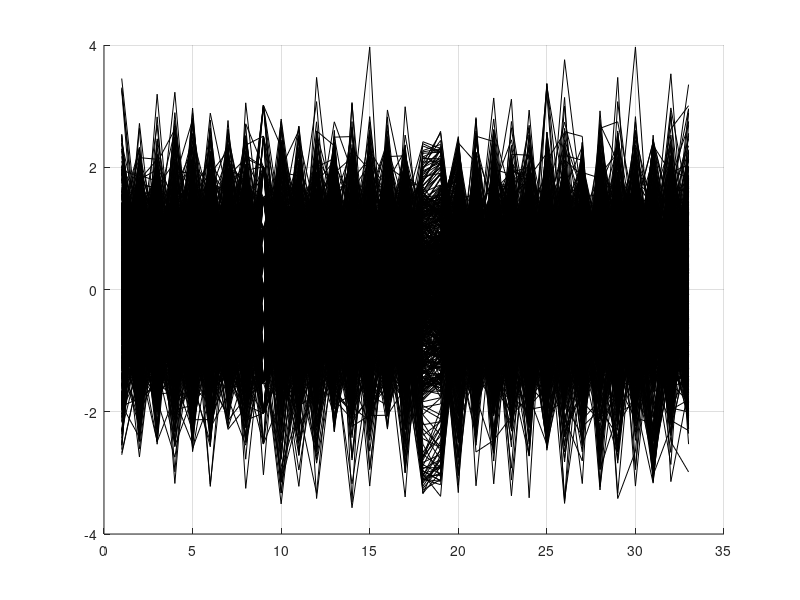

This chart was generated by the following MATLAB code: (Note: this script raises an error after producing the figure.)
clear
clc

%% Phase 1: off-line modeling
% step 1: input data
load d00_te.mat;                                 % sampled data under normal condition
s=[1:22,42:52];                                  % variable index
X0=d00_te(:,s);

% step 2: data normalization
[Xref,Xmean,Xstd]=zscore(X0);           % data normalization
[N,p] = size(Xref);

figure
hold on
for i = 1:N
    plot(1:p, Xref(i, 1:p), 'k')
end
grid on

load d05_te.mat;    
X=d05_te(:,s);

% step 2: data normalization
Xcrt=autoscale(X,Xmean,Xstd);              % data scaling
n = size(Xcrt,1);

n0 = 160;
for i = 1:n
    pause(0.1)
    if i > n0
        plot(1:p, Xcrt(i, :), 'r');
    else
        plot(1:p, Xcrt(i, :), 'b');
    end
end

hold off